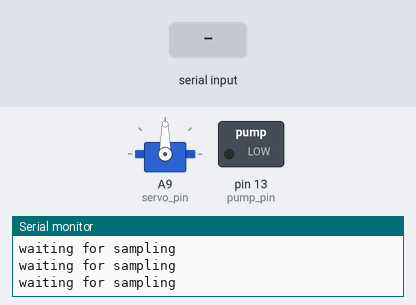
Simulated run of this sketch. Board: Teensy 3. On the bench: servo, switched loads named in the sketch (green lamp = pin HIGH), the last lines printed to the serial monitor. The inputs (shaded band) are chosen by the test bench. The local clock reads 2024-03-15 10:24:30 at power-on unless the sketch sets it; storage starts empty; EEPROM starts erased.

Above: at 10.8 s.
10.9 s: "1\n" received over Serial
At 16.6 s:
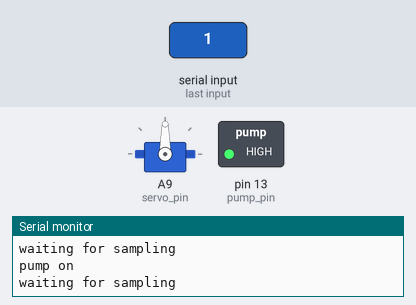
17.5 s: "0\n" received over Serial
At 22.4 s:
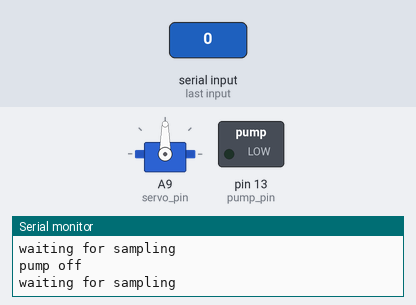
Timing chart, 0 to 23.9 s (numbered marks = the images above; inputs shaded):
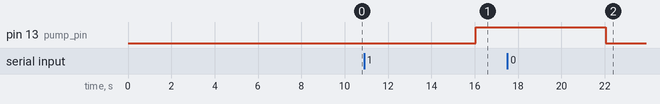

Measured:
- after the input at 10.9 s, pin 13 (pump_pin): LOW → HIGH after 5.1 s
- after the input at 17.5 s, pin 13 (pump_pin): HIGH → LOW after 4.5 s

The sketch:

WOMF_Master.ino
```cpp
#include <TimeLib.h>
#include <Servo.h>
#include <SD.h>
#include <SPI.h>
#include <EEPROM.h>

Servo gearbox;

//CHANGE ONLY THIS INFO
int hour_interval=0; //define the sample intervals (time between samples)
int minute_interval=8; //(must be at least five minutes)
const int hour_till_sample=0; //define when you want sampling to start (change hours and/or minutes)
const int minute_till_sample=15;
//

const int servo_pin = 23;
const int pump_pin=13;
float sample_coordinate[10] = {5.3,20.96,36.7,52.4,68.1,83.8,99.6,115.3,131,146.7};
int sample_schedule[2][10];
int i=0;

//This is the SD card variable block
File myFile;
char filename[24];
String newFileName;
String dateStamp;
const int chipSelect = BUILTIN_SDCARD;
String header = "port start end";

//This is the EEPROM variable block
unsigned int address = 0;
int eeprom_value;
int term_address;
int n = 1;
const int BUFFER_SIZE = 100;
char SrfMsg[BUFFER_SIZE];
int rlen;

void setup() {
  // put your setup code here, to run once:

 //Reading and updating EEPROM for naming file
  eeprom_read();
  eeprom_update();
  Serial.print("EEPROM ID is: ");
  Serial.println(eeprom_value);

// put your setup code here, to run once:
  gearbox.attach(servo_pin);
  //set time library to use internal RTC to keep time
  setSyncProvider(getTeensyTime);
 // Verify that RTC has been set
  Serial.begin(9600);

 if (timeStatus() != timeSet) {
    Serial.println("Unable to sync with the RTC");
  } else {
    Serial.println("RTC has set the system time");
  }
  get_sample_schedule(hour_interval,minute_interval);

getDateName();
  createDateName();

//Initialize SD card, create a file, and write header line
  Serial.print("Initializing SD card...");
  if (!SD.begin(chipSelect)) {
    Serial.println("initialization failed!");
    while (1);
  } else {
    Serial.println("initialization done.");
  }
  newFileName.toCharArray(filename, 24);
  myFile = SD.open(filename, FILE_WRITE);
  myFile.println(header);
  Serial.print("Header line = ");Serial.println(header);
  myFile.close();
  Serial.print("File name is: ");
  Serial.println(newFileName);

  pinMode(pump_pin, HIGH);

  Serial.println(sample_schedule[1][i]);
  Serial.println(minute());
}


void loop() {

  // listen for serial message
  if (Serial.available()) {
    int rlen = Serial.readBytesUntil('\r', SrfMsg, BUFFER_SIZE);

    // type 1 to serial monitor to start pump
    if (SrfMsg[0] == '1') {
      Serial.println("pump on");
      digitalWrite(pump_pin, HIGH);
    }
      // type 0 to stop pump
    if (SrfMsg[0] == '0') {
      Serial.println("pump off");
      digitalWrite(pump_pin, LOW);
    }
  }
    while((hour() != sample_schedule[0][i])){

        Serial.println("waiting for sampling");
        delay(60000);
    }
  //while(minute() <= 4){} // avoid messing up Aaron's hydrophone?
  if (minute()==sample_schedule[1][i]){
    Serial.println("It is time, turn the servo and sample");
    Serial.print("Sampling port ");
    Serial.println(i+1);
    myFile = SD.open(filename, FILE_WRITE);
    myFile.print(i+1);
    myFile.print(ts());myFile.print(",");
    turn_valve(sample_coordinate[i]);
    pump_sample(5,0); //pump_sample(minute, second);
    myFile.print(ts());myFile.println();
    i = i+1;
      if(i >= 10){
    Serial.println("Sampling is done, putting teensy to idle");
    while(1){}
    }
  delay(1000);
  }else{
    Serial.println("waiting for sampling");
    delay(5000);
  }
}


void pump_sample(int pump_min, int pump_sec){
  unsigned long millis_now = millis();
  int target = millis_now + pump_min*60*1000 + pump_sec*1000;
  digitalWrite(pump_pin, HIGH);
  while(millis() <= target){
    Serial.print("...");
    delay(5000);
    }
  digitalWrite(pump_pin, LOW);
  }

void turn_valve(float degree){
  gearbox.write(degree);;
  delay(15000);
  }

void get_sample_schedule(int hr_interval,int min_interval) { //constructs the sample schedule that the WOMF will run by
  const int start_time[2] = {hour()+hour_till_sample,minute()+minute_till_sample};
  if (start_time[1]>=60){
    sample_schedule[0][0] = start_time[0]+1;
    sample_schedule[1][0] = start_time[1]-60;
  }else{
    sample_schedule[0][0] = start_time[0];
    sample_schedule[1][0] = start_time[1];
  }

  int hour_marker = sample_schedule[0][0];
  int minute_marker = sample_schedule[1][0];
  Serial.print(hour_marker);
  Serial.print(":");
  Serial.print(minute_marker);
  for(int counter=1; counter<=9; counter++) {
    if(hour_marker + hr_interval >=24) {
      hour_marker = hour_marker + hr_interval;
      sample_schedule[0][counter] = {hour_marker - 24};
    }else{
      hour_marker = hour_marker + hr_interval;
      sample_schedule[0][counter] = {hour_marker};
    }
    if(minute_marker + min_interval >=60) {

      minute_marker = minute_marker + minute_interval;
      minute_marker=minute_marker-60;
      sample_schedule[0][counter]={sample_schedule[0][counter]+1};
      sample_schedule[1][counter]={minute_marker};

      hour_marker = hour_marker + 1;
    }else{
      minute_marker = minute_marker + min_interval;
      //sample_schedule[0][counter]={hour_marker};
      sample_schedule[1][counter]= {minute_marker};
    }
    Serial.print(",");
    //Serial.print(now());
    Serial.print(sample_schedule[0][counter]);
    Serial.print(":");
    Serial.print(sample_schedule[1][counter]);
    }
  Serial.println();
  }

void digitalClockDisplay() {
  // digital clock display of the time
  Serial.print(hour());
  Serial.print(minute());
  Serial.print(second());
  Serial.print(" ");
  Serial.print(day());
  Serial.print(" ");
  Serial.print(month());
  Serial.print(" ");
  Serial.print(year());
  Serial.println();
}

void getDateName() { //this function grabs date stamp for file name.
  dateStamp = String(month()) + "-" + String(day());
}

void createDateName() { //this function creates new name for each file.
  newFileName = String("WOMF" + dateStamp + "-" + String(eeprom_value) + ".txt");
}

String ts() { //this function grabs local time for timestamp.
  String rn;
  rn = String(hour()) + ":" + String(minute()) + ":" + String(second()) + " " + String(month()) + "/" + String(day()) + "/" + String(year());
  return rn;
}

void eeprom_read() {
  Serial.println("reading eeprom");
  while (address < EEPROM.length() & EEPROM.read(address) != 0) {
    eeprom_value = eeprom_value + EEPROM.read(address);
    address = address + 1;
  }
  term_address = address - 1;
}

void eeprom_update() {
  int last_byte = EEPROM.read(term_address);
  if (last_byte > 255) {
    EEPROM.write(term_address, last_byte + 1);
  }
  else {
    EEPROM.write(term_address + 1, EEPROM.read(term_address + 1) + 1);
  }
  Serial.println("updating done");
}

time_t getTeensyTime(){
  return Teensy3Clock.get();
  }
```
